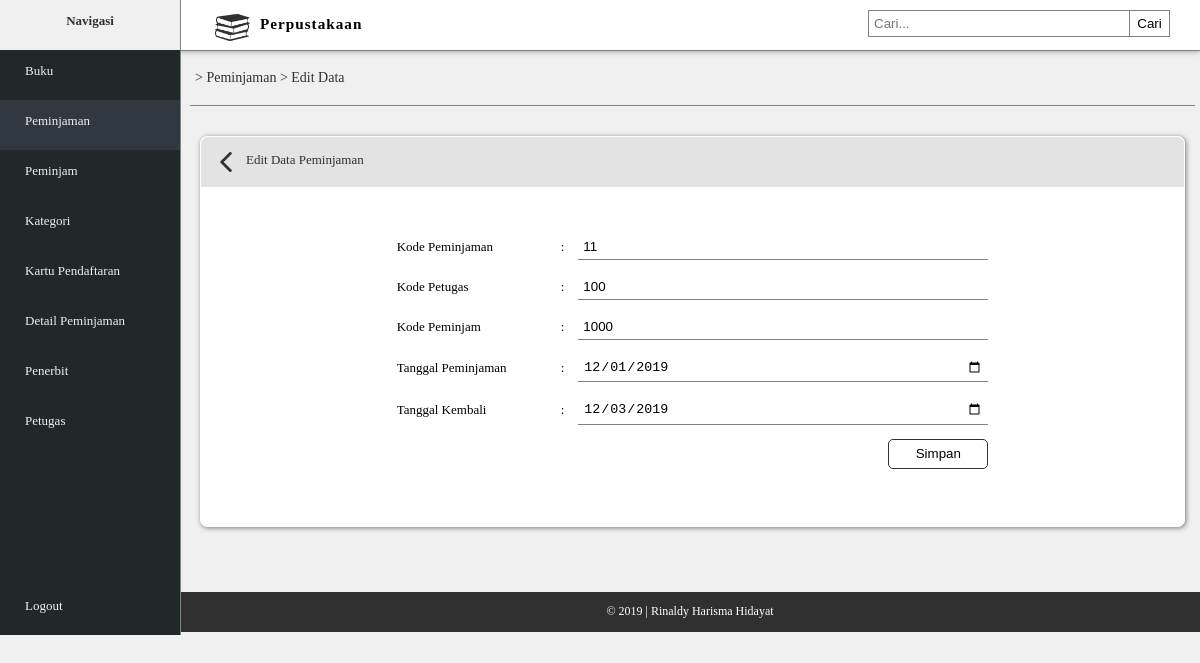
The app's page /edit_peminjaman.php?edit=11 with its own data.
### tables this page shows
CREATE TABLE IF NOT EXISTS `peminjaman` (
  `peminjaman_kode` varchar(10) NOT NULL,
  `petugas_kode` varchar(10) NOT NULL,
  `peminjam_kode` varchar(10) NOT NULL,
  `peminjaman_tgl` date NOT NULL,
  `peminjaman_tgl_hrs_kembali` date NOT NULL
);

### edit_peminjaman.php (the view, shortened to what this page needs)
<?php
	$id = $_GET['edit'];
	$query = mysql_query("select *from peminjaman where peminjaman_kode ='$id'");
	$row = mysql_fetch_array($query);
?>
<!DOCTYPE html>
<html>
	<head>
		<link rel="stylesheet" type="text/css" href="style_rm.css">
	</head>
	<body>
		<div class="navigasi">
			<div class="nav">
				<b><p>Navigasi</p></b>
			</div>
			<div class="menu">
				<div class="menu-isi">
					<a href="index.php"><p>Buku</p></a>
					<a href="peminjaman.php" style="background-color: #303840"><p>Peminjaman</p></a>
					<a href="peminjam.php"><p>Peminjam</p></a>
					<a href="kategori.php"><p>Kategori</p></a>
					<a href="kartu_pendaftar.php"><p>Kartu Pendaftaran</p></a>
					<a href="detail_peminjaman.php"><p>Detail Peminjaman</p></a>
					<a href="penerbit.php"><p>Penerbit</p></a>
					<a href="petugas.php"><p>Petugas</p></a>
					<div class="logout">
						<a href="logout.php"><p>Logout</p></a>
					</div>
				</div>
			</div>
		</div>
		<div id="container-utama">
			<div class="head">
				<img src="img/buku.png">
				<h3>Perpustakaan</h3>
				<div class="cari">
					<div class="kolom">
						<input type="text" placeholder="Cari..." name="cari">
						<button type="submit">Cari</button>
					</div>
				</div>
			</div>
			<div class="content">
				<div class="alamat-link">
					<a href="peminjaman.php"><p>> Peminjaman </a>> Edit Data</p></a>
				</div>
				<div class="tabel">
					<div class="judul-tab">
						<a href="peminjaman.php"><img src="img/left-arrow.png"></a>
						<p>Edit Data Peminjaman</p>
					</div>
					<div class="form">
						<div class="isi-form">
							<form method="POST" action="proses_edit_peminjaman.php">
								<table border="0" cellspacing="0" cellpadding="7" align="center">
									<tr>
										<td width="150px">Kode Peminjaman</td>
										<td>:</td>
										<td><input type="text" name="kd_pinjaman" placeholder="Kode Peminjaman" value="<?php echo $row['peminjaman_kode']?>" required/></td>
									</tr>
									<tr>
										<td>Kode Petugas</td>
										<td>:</td>
										<td><input type="text" name="kd_ptgs" placeholder="Kode Petugas" value="<?php echo $row['petugas_kode']?>" required/></td>
									</tr>
									<tr>
										<td>Kode Peminjam</td>
										<td>:</td>
										<td><input type="text" name="kd_peminjam" placeholder="Kode Peminjam" value="<?php echo $row['peminjam_kode']?>" required/></td>
									</tr>
									<tr>
										<td>Tanggal Peminjaman</td>
										<td>:</td>
										<td><input type="date" name="tgl_pinjam" value="<?php echo $row['peminjaman_tgl']?>" required/></td>
									</tr>
									<tr>
										<td>Tanggal Kembali</td>
										<td>:</td>
										<td><input type="date" name="tgl_kembali" value="<?php echo $row['peminjaman_tgl_hrs_kembali']?>" required/></td>
									</tr>
									<tr>
										<td colspan="3" align="right"><a href="#"><input type="submit" name="simpan" value="Simpan"></a></td>
									</tr>
								</table>
							</form>
						</div>
					</div>
				</div>
				<div class="footer">
					<div class="foot">
						<p>&copy; 2019 | Rinaldy Harisma Hidayat</p>
					</div>
				</div>
			</div>
		</div>
	</body>
</html>

### style_rm.css (style rules this page uses)
body { margin: 0; font-family: Malgun Gothic Regular; background-color: #f0f0f0; font-size: 13px; }
.navigasi { height: 635px; float: left; width: 15%; background-color: #202828; z-index: 1000; position: relative; left: 0; position: fixed; border-right: 1px solid #808080; }
.nav { background-color: #f0f0f0; height: 50px; float: left; width: 100%; }
.nav p { color: #303030; text-align: center; }
.menu { margin-left: 0px; }
.menu-isi p { margin-left: 25px; }
.menu-isi a { color: #f0f0f0; text-decoration: none; float: left; width: 100%; height: 50px; transition: 0.2s; margin-left: 0px; margin-right: 0px; }
.head { float: left; width: 85%; border-bottom: 1px solid #808080; height: 50px; background-color: white; top: 0; position: fixed; z-index: 999; margin-left: 15%; box-shadow: 0px 1px 5px 0px rgba(0,0,0,0.3); }
.head img { width: 35px; float: left; padding: 10px; margin-left: 25px; }
.head h3 { margin-top: 15px; letter-spacing: 1px; float: left; }
.cari { float: right; margin: 10px; }
.kolom input[type="text"] { padding: 5px; border: 1px solid #808080; width: 250px; float: left; }
.kolom button { float: right; padding: 5px; width: 40px; cursor: pointer; margin-right: 20px; border: 1px solid #808080; background: none; transition: 0.3s; border-left: none; }
.logout a { margin-top: 135px; }
.content { float: left; margin-top: 51px; width: 85%; height: wrap-content; margin-left: 15%; }
.alamat-link { padding: 5px; margin-left: 10px; margin-right: 5px; border-bottom: 1px solid #808080; font-size: 14px; color: #303030; }
.alamat-link a { text-decoration: none; color: #303030; }
.tabel { background-color: white; margin-left: 20px; margin-right: 15px; margin-top: 30px; margin-bottom: 30px; border-radius: 7px; box-shadow: 1px 1px 5px 0px rgba(0,0,0,0.5); font-size: 13px; border: 1px solid white; }
.judul-tab { background-color: #e3e3e3; height: 40px; margin-top: 0px; border-top-left-radius: 7px; border-top-right-radius: 7px; padding: 5px; color: #303030; }
.judul-tab p { margin: 10px; }
.judul-tab img { width: 20px; float: left; margin: 10px; }
table { margin-top: 40px; margin-bottom: 50px; }
.isi-form input { padding: 5px; width: 400px; border: none; border-bottom: 1px solid #808080; }
.isi-form input[type="submit"] { width: 100px; height: 30px; background: none; border: 1px solid #303030; border-radius: 5px; transition: 0.3s; cursor: pointer; }
.footer { height: 40px; background-color: #303030; float: left; width: 100%; margin-top: 35px; }
.foot p { text-align: center; color: white; font-size: 12px; }

### records on screen
peminjaman: kd_pinjaman "11", kd_ptgs "100", kd_peminjam "1000", tgl_pinjam "12/01/2019", tgl_kembali "12/03/2019"
